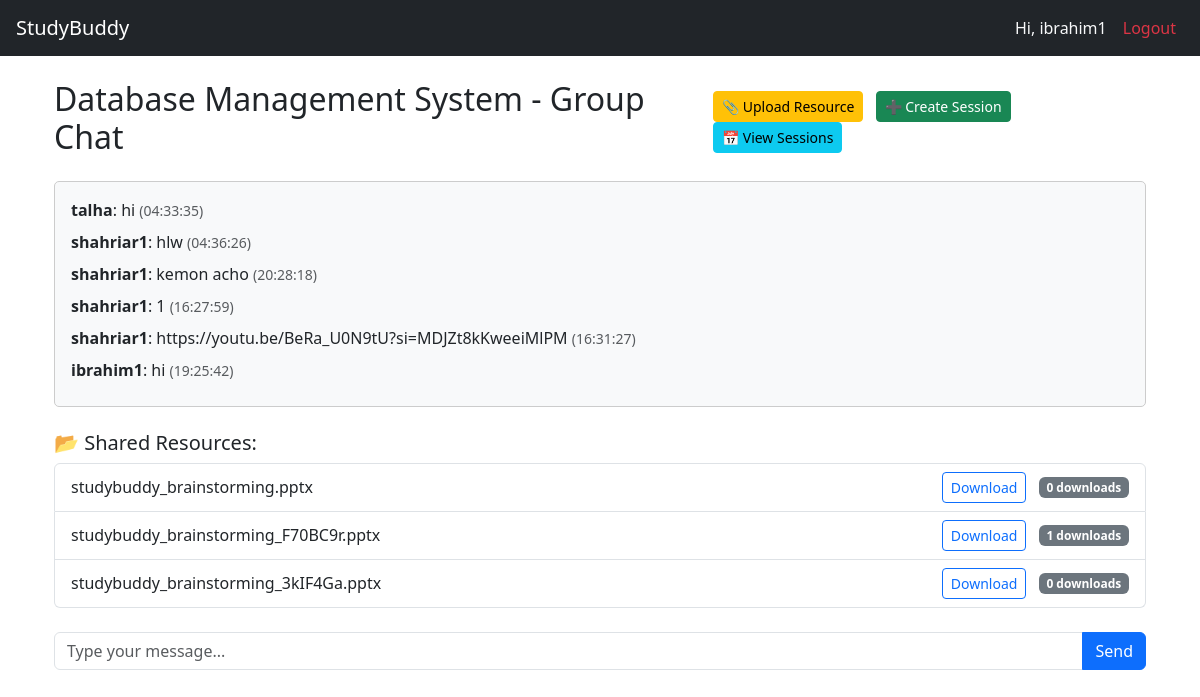
The page /chat/group/1/ (signed in) on the database its author committed.
### studygroups/models.py (models this page shows, shortened)
class StudyGroup(models.Model):
    name = models.CharField(max_length=100)
    description = models.TextField()
    created_by = models.ForeignKey(User, on_delete=models.CASCADE, related_name='created_groups')
    members = models.ManyToManyField(User, related_name='joined_groups')
    created_at = models.DateTimeField(auto_now_add=True)

### chat/models.py (models this page shows, shortened)
class Message(models.Model):
    group = models.ForeignKey(StudyGroup, on_delete=models.CASCADE, related_name='messages')
    user = models.ForeignKey(User, on_delete=models.CASCADE)
    content = models.TextField()
    timestamp = models.DateTimeField(auto_now_add=True)

### resources/models.py (models this page shows, shortened)
class Resource(models.Model):
    group = models.ForeignKey(StudyGroup, on_delete=models.CASCADE, related_name='resources')
    uploaded_by = models.ForeignKey(User, on_delete=models.CASCADE)
    title = models.CharField(max_length=200)
    file = models.FileField(upload_to='resources/')
    uploaded_at = models.DateTimeField(auto_now_add=True)
    download_count = models.PositiveIntegerField(default=0)

### chat/views.py (the view)
# urls.py: path('group/<int:group_id>/', views.group_chat, name='group_chat'),
@login_required
def group_chat(request, group_id):
    group = get_object_or_404(StudyGroup, id=group_id)
    if request.method == 'POST':
        content = request.POST.get('content')
        if content:
            Message.objects.create(group=group, user=request.user, content=content)
            return redirect('group_chat', group_id=group.id)
    messages = Message.objects.filter(group=group).order_by('timestamp')
    resources = Resource.objects.filter(group=group)
    sessions = StudySession.objects.filter(group=group).order_by('scheduled_time')
    return render(request, 'chat/group_chat.html', {
        'group': group,
        'messages': messages,
        'resources': resources,
        'sessions': sessions,
    })

### chat/templates/chat/group_chat.html (shortened to what this page needs)
{% extends 'base.html' %}
{% block content %}
<div class="container mt-4">
    <div class="d-flex justify-content-between align-items-center mb-3">
        <h2>{{ group.name }} - Group Chat</h2>
        <div>
            <a href="{% url 'upload_resource' group.id %}" class="btn btn-sm btn-warning me-2">📎 Upload Resource</a>
            <a href="{% url 'create_session' group.id %}" class="btn btn-sm btn-success me-2">➕ Create Session</a>
            <a href="{% url 'session_list' group.id %}" class="btn btn-sm btn-info">📅 View Sessions</a>
        </div>
    </div>
    <div class="mb-4 p-3" style="max-height: 400px; overflow-y: auto; border: 1px solid #ccc; border-radius: 5px; background-color: #f8f9fa;">
        {% for msg in messages %}
            <div class="mb-2">
                <strong>{{ msg.user.username }}</strong>: {{ msg.content }}
                <small class="text-muted">({{ msg.timestamp|date:"H:i:s" }})</small>
            </div>
        {% empty %}
            <p class="text-muted">No messages yet. Start the conversation!</p>
        {% endfor %}
    </div>
    {% if resources %}
    <div class="mb-4">
        <h5>📂 Shared Resources:</h5>
        <ul class="list-group">
            {% for resource in resources %}
                <li class="list-group-item d-flex justify-content-between align-items-center">
                    <span>{{ resource.file.name|slice:"10:" }}</span>
                    <div>
                        <a href="{% url 'download_resource' resource.id %}" class="btn btn-sm btn-outline-primary me-2">Download</a>
                        <span class="badge bg-secondary">{{ resource.download_count }} downloads</span>
                    </div>
                </li>
            {% endfor %}
        </ul>
    </div>
    {% endif %}
    <form method="POST" class="mt-3">
        <div class="input-group">
            <input type="text" name="content" class="form-control" placeholder="Type your message..." required>
            <button class="btn btn-primary" type="submit">Send</button>
        </div>
    </form>
</div>
{% endblock %}

### templates/base.html (shortened to what this page needs)
<!DOCTYPE html>
<html lang="en">
<head>
    <link href="https://cdn.jsdelivr.net/npm/bootstrap@5.3.0/dist/css/bootstrap.min.css" rel="stylesheet">
</head>
<body>
    <nav class="navbar navbar-expand-lg navbar-dark bg-dark px-3">
        <a class="navbar-brand" href="{% url 'home' %}">StudyBuddy</a>
        <div class="collapse navbar-collapse" id="navbarNav">
            <ul class="navbar-nav ms-auto">
                {% if user.is_authenticated %}
                    <li class="nav-item">
                        <span class="nav-link text-light">Hi, {{ user.username }}</span>
                    </li>
                    <li class="nav-item">
                        <form method="post" action="{% url 'logout' %}" class="d-inline">
                            <button type="submit" class="btn btn-link nav-link text-danger" style="text-decoration: none;">Logout</button>
                        </form>
                    </li>
                {% endif %}
            </ul>
        </div>
    </nav>
    <div class="container mt-4">
        {% block content %}{% endblock %}
    </div>
</body>
</html>

### rows shown on the page
StudyGroup: name "Database Management System"
Message: user.username "talha", content "hi", timestamp "04:33:35"
Message: user.username "shahriar1", content "hlw", timestamp "04:36:26"
Message: user.username "shahriar1", content "kemon acho", timestamp "20:28:18"
Message: user.username "shahriar1", content "1", timestamp "16:27:59"
Message: user.username "shahriar1", content "https://youtu.be/BeRa_U0N9tU?si=MDJZt8kKweeiMlPM", timestamp "16:31:27"
Message: user.username "ibrahim1", content "hi", timestamp "19:25:42"
Resource: file.name "studybuddy_brainstorming.pptx", download_count "0"
Resource: file.name "studybuddy_brainstorming_F70BC9r.pptx", download_count "1"
Resource: file.name "studybuddy_brainstorming_3kIF4Ga.pptx", download_count "0"

### other values the page prints
{{ user.username }} "ibrahim1"
